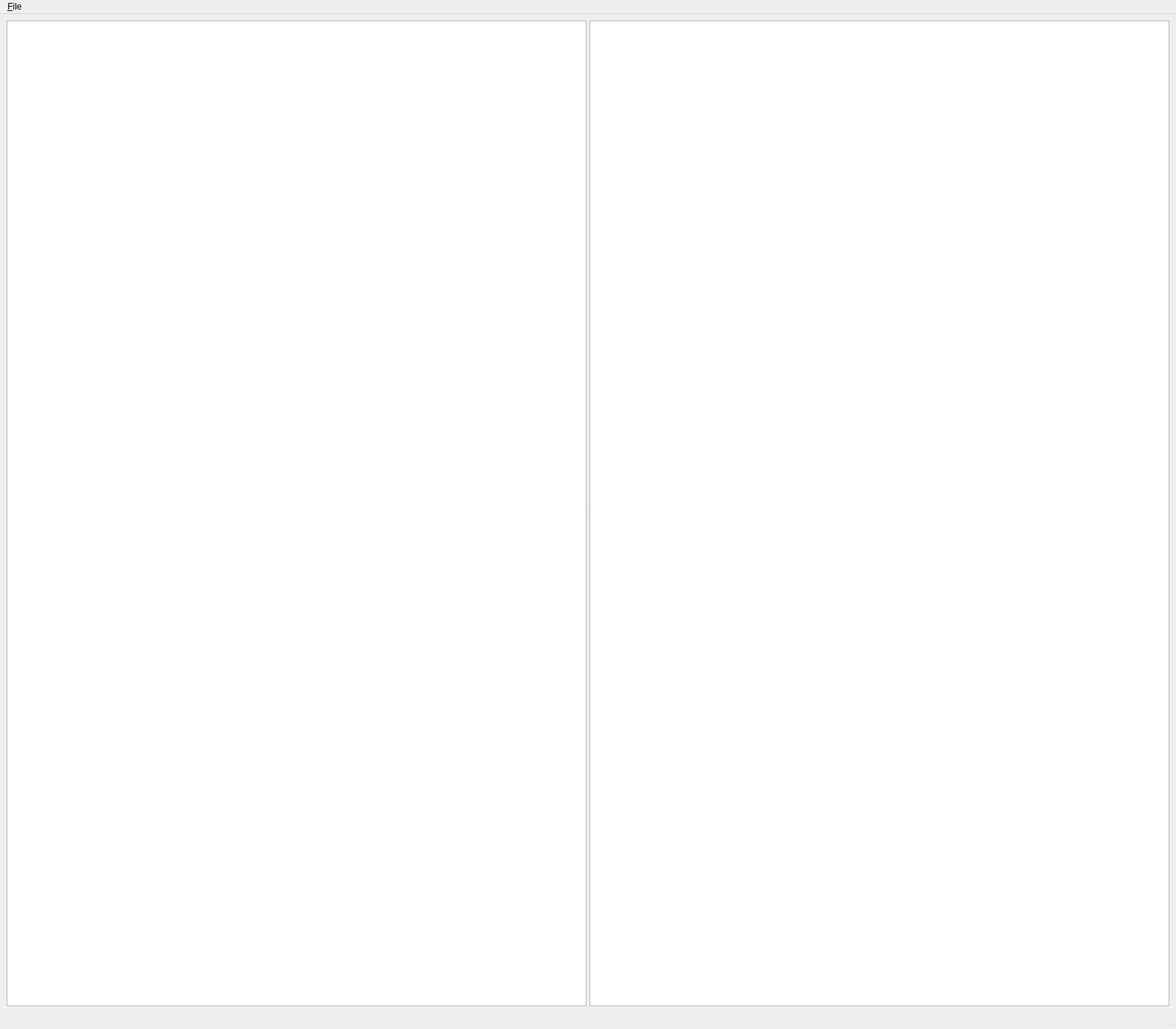
<?xml version="1.0" encoding="UTF-8"?>
<ui version="4.0">
 <class>MainWindow</class>
 <widget class="QMainWindow" name="MainWindow">
  <property name="geometry">
   <rect>
    <x>0</x>
    <y>0</y>
    <width>1600</width>
    <height>1400</height>
   </rect>
  </property>
  <property name="windowTitle">
   <string>Memoria Datascope</string>
  </property>
  <widget class="QWidget" name="centralwidget">
   <layout class="QGridLayout" name="gridLayout">
    <item row="0" column="0">
     <widget class="QSplitter" name="splitter">
      <property name="orientation">
       <enum>Qt::Horizontal</enum>
      </property>
      <widget class="QTreeView" name="view">
       <property name="enabled">
        <bool>true</bool>
       </property>
       <property name="autoFillBackground">
        <bool>true</bool>
       </property>
       <property name="alternatingRowColors">
        <bool>true</bool>
       </property>
       <property name="selectionBehavior">
        <enum>QAbstractItemView::SelectItems</enum>
       </property>
       <property name="horizontalScrollMode">
        <enum>QAbstractItemView::ScrollPerPixel</enum>
       </property>
       <property name="animated">
        <bool>false</bool>
       </property>
       <property name="allColumnsShowFocus">
        <bool>true</bool>
       </property>
      </widget>
      <widget class="QPlainTextEdit" name="plainTextEdit">
       <property name="font">
        <font>
         <family>Monospace</family>
        </font>
       </property>
      </widget>
     </widget>
    </item>
   </layout>
  </widget>
  <widget class="QMenuBar" name="menubar">
   <property name="geometry">
    <rect>
     <x>0</x>
     <y>0</y>
     <width>1600</width>
     <height>39</height>
    </rect>
   </property>
   <widget class="QMenu" name="fileMenu">
    <property name="title">
     <string>&amp;File</string>
    </property>
    <addaction name="exitAction"/>
    <addaction name="openAllocatorAction"/>
   </widget>
   <addaction name="fileMenu"/>
  </widget>
  <widget class="QStatusBar" name="statusBar1"/>
  <action name="exitAction">
   <property name="icon">
    <iconset>
     <normaloff>:/resources/icon.png</normaloff>:/resources/icon.png</iconset>
   </property>
   <property name="text">
    <string>E&amp;xit</string>
   </property>
   <property name="shortcut">
    <string>Ctrl+Q</string>
   </property>
  </action>
  <action name="closeAllocatorAction">
   <property name="text">
    <string>Close Allocator</string>
   </property>
  </action>
  <action name="openAllocatorAction">
   <property name="text">
    <string>Open Store</string>
   </property>
   <property name="shortcut">
    <string>Ctrl+O</string>
   </property>
  </action>
 </widget>
 <resources/>
 <connections/>
</ui>
